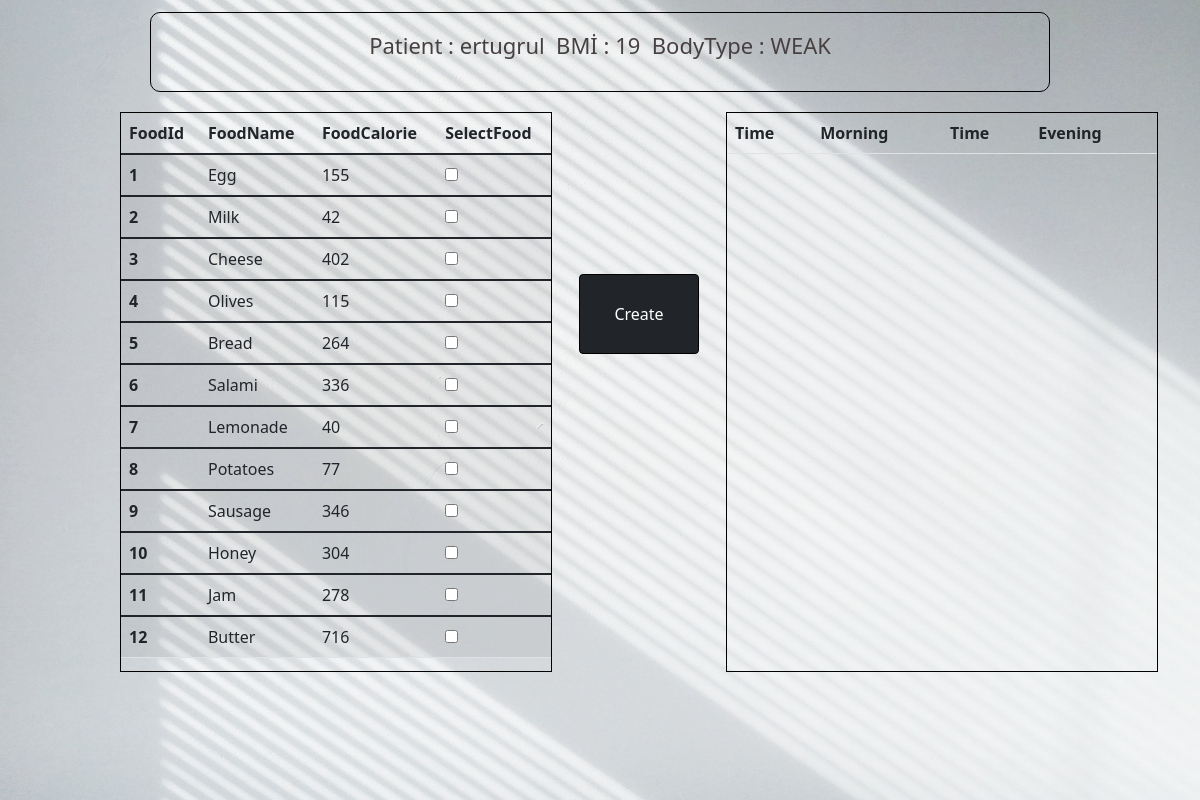
The page /menu/ (signed in) on the database its author committed.
### home/models.py (models this page shows)
class patientInfo(models.Model):
    userName = models.CharField(max_length=120)
    bodyBmi = models.IntegerField()
    bodyInfo = models.CharField(max_length=120)

### menus/models.py (models this page shows)
class foodInfo(models.Model):
    foodName = models.CharField(max_length=100)
    foodCalorie = models.IntegerField()

### menus/views.py (the view, shortened to what this page needs)
# urls.py: path('menu/', menu_view, name='menus')
def menu_view(request):
    morningPlan = []
    morningTime = "9:00"
    eveningPlan = []
    eveningTime = "18:00"
    mPlan = []
    ePlan = []
    a = 0
    b = 0
    foodInfos = foodInfo.objects.all()
    patientInfos = patientInfo.objects.get(id=23)
    return render(request,'diet-plan/diet-plan.html',{'foodInfos':foodInfos,'patientInfos':patientInfos,
    'morningPlan':mPlan,'eveningPlan':ePlan,'morningTime':morningTime,'eveningTime':eveningTime})

### templates/diet-plan/diet-plan.html (shortened to what this page needs)
{% extends 'base.html' %}
{% load static %}
{% block link %} {% static 'css/menus.css' %} {% endblock link %}
{% block body %}
    <div class="cont">
        {% include 'diet-plan/header.html'  %}
        <main>
            <article>
                <form method="POST">
                {% include 'diet-plan/article1.html'  %}
            </article>
            <button type="submit" class="btn btn-dark creater">Create</button>
            <article>
                {% include 'diet-plan/article2.html'  %}
            </article>
        </main>
        <img src="{% static 'img/menus.jpg' %}" id="background-image">
    </div>
{% endblock body %}

### templates/diet-plan/header.html
{% block body %}
<div class="header">
    <div class="header-ort">
        <div class="heads">
        <div id="user-name"> Patient : {{request.user.username}} &nbsp;</div>
        <div id="user-name"> BMİ :   {{patientInfos.bodyBmi}}   &nbsp; </div>
        <div id="user-name"> BodyType :   {{patientInfos.bodyInfo}}   </div>
        </div>
    </div>
</div>
{% endblock body%}

### templates/diet-plan/article1.html
{% block body %}
    <table class="table table-striped">
        <thead>
          <tr>
            <th scope="col">FoodId</th>
            <th scope="col">FoodName</th>
            <th scope="col">FoodCalorie</th>
            <th scope="col">SelectFood</th>
          </tr>
        </thead>
        {% for foodInfo in foodInfos %}
        <tbody>
          <tr>
            <th scope="row">{{foodInfo.id}}</th>
            <td>    {{foodInfo.foodName}}</td>
            <td> {{foodInfo.foodCalorie}}</td>
            <td> <input type="checkbox" value={{foodInfo.id}} name="foods"></td>
          </tr>
        </tbody>
        {% endfor %}
      </table>
{% endblock body%}

### static/css/menus.css (style rules this page uses)
* { margin: 0; padding: 0; }
.cont { position: relative; }
#background-image { width: 100%; height: 100vh; position: absolute; z-index: 0; }
.header { margin-top: 1.5vh; width: 100%; position: absolute; z-index: 1; }
.header-ort { height: 10vh; border: 1px solid black; position: relative; margin: auto; width: 75%; border-radius: 10px; }
.heads { margin-top: 2vh; display: flex; justify-content: center; }
#user-name { font-size: 22px; color: #474040; }
main { z-index: 1; position: absolute; width: 90%; margin-top: 14vh; margin-left: 10%; }
article { border: 0.5px solid black; width: 40%; height: 70vh; position: relative; float: left; overflow: scroll; }
.creater { width: 15vh; height: 10vh; border: 1px solid black; position: relative; float: left; margin-left: 2.5%; margin-right: 2.5%; margin-top: 15%; }

### rows shown on the page
patientInfo: bodyBmi "19", bodyInfo "WEAK"
foodInfo: id "1", foodName "Egg", foodCalorie "155"
foodInfo: id "2", foodName "Milk", foodCalorie "42"
foodInfo: id "3", foodName "Cheese", foodCalorie "402"
foodInfo: id "4", foodName "Olives", foodCalorie "115"
foodInfo: id "5", foodName "Bread", foodCalorie "264"
foodInfo: id "6", foodName "Salami", foodCalorie "336"
foodInfo: id "7", foodName "Lemonade", foodCalorie "40"
foodInfo: id "8", foodName "Potatoes", foodCalorie "77"
foodInfo: id "9", foodName "Sausage", foodCalorie "346"
foodInfo: id "10", foodName "Honey", foodCalorie "304"
foodInfo: id "11", foodName "Jam", foodCalorie "278"
foodInfo: id "12", foodName "Butter", foodCalorie "716"

### other values the page prints
{{ request.user.username }} "ertugrul"
